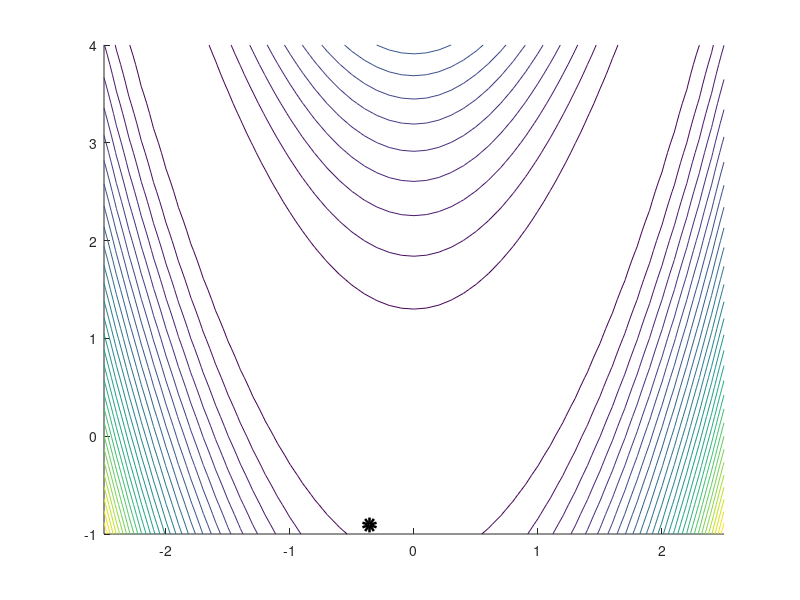

The MATLAB script that drew this image: (Note: this script raises an error after producing the figure.)
clear,clc
fig = figure;
% randomly choose a start point
x0 = -2.5 + rand()*5;
y0 = -1 + rand()*5;

[X,Y] = meshgrid(-2.5:0.1:2.5, -1:0.1:4);
F = (1-X).^2 + 100.*(Y-X.^2).^2;

radius = 0.8;
idx = 1;
old{idx} = [x0,y0];
fidx = 0;

while radius > 0.1
    % draw contours as background (Rosenbrock function)
    hold on;
    contour(X,Y,F,30);
    for i = 1:idx
        plot(old{i}(1),old{i}(2),'ko','LineWidth',5);
    end
    %if idx > 1
        %plot(old{idx-1}(1),old{idx-1}(2),'ko','LineWidth',5);
    %end
    f0 = rosenbrock(x0, y0);
    plot(x0, y0,'bo','LineWidth',5);
    pause(0.5);
    fidx = fidx + 1;
    frame = getframe(fig);
    im{fidx} = frame2im(frame);

    theda1 = rand() * 2 * pi;
    x1 = x0 + radius * cos(theda1);
    y1 = y0 + radius * sin(theda1);
    f1 = rosenbrock(x1, y1);
    theda2 = rand() * 2 * pi;
    x2 = x0 + radius * cos(theda2);
    y2 = y0 + radius * sin(theda2);
    f2 = rosenbrock(x2, y2);
    line([x0,x1],[y0,y1],'Color','black','LineWidth',2);
    line([x0,x2],[y0,y2],'Color','black','LineWidth',2);
    plot(x1, y1,'go','LineWidth',5);
    plot(x2, y2,'go','LineWidth',5);
    plot(x0, y0,'bo','LineWidth',5);
    pause(0.5);
    fidx = fidx + 1;
    frame = getframe(fig);
    im{fidx} = frame2im(frame);

    if f0 < min(f1, f2)
        radius = radius * 0.85;
    else
        radius = radius * 1.3;
        if f1 < f2
            x0 = x1;
            y0 = y1;
            plot(x1, y1,'ro','LineWidth',5);
            plot(x2, y2,'go','LineWidth',5);
        else
            x0 = x2;
            y0 = y2;
            plot(x1, y1,'go','LineWidth',5);
            plot(x2, y2,'ro','LineWidth',5);
        end
    end
    pause(0.5);
    fidx = fidx + 1;
    frame = getframe(fig);
    im{fidx} = frame2im(frame);

    idx = idx + 1;
    old{idx} = [x0,y0];
    clf(fig);
end

hold on;
contour(X,Y,F,30);
for i = 1:idx
    plot(old{i}(1),old{i}(2),'ko','LineWidth',5);
end
%if idx > 1
    %plot(old{idx-1}(1),old{idx-1}(2),'ko','LineWidth',5);
%end
plot(x0, y0,'ro','LineWidth',5);

fidx = fidx + 1;
frame = getframe(fig);
im{fidx} = frame2im(frame);
filename = "animated.gif"; % Specify the output file name
for ii = 1:fidx
    [A,map] = rgb2ind(im{ii},256);
    if ii == 1
        imwrite(A,map,filename,"gif","LoopCount",Inf,"DelayTime",1);
    else
        imwrite(A,map,filename,"gif","WriteMode","append","DelayTime",1);
    end
end

% Use Rosenbrock as objective function (2D)
function ret = rosenbrock(x, y)
    ret = (1-x).^2 + 100.*(y-x.^2).^2;
end
